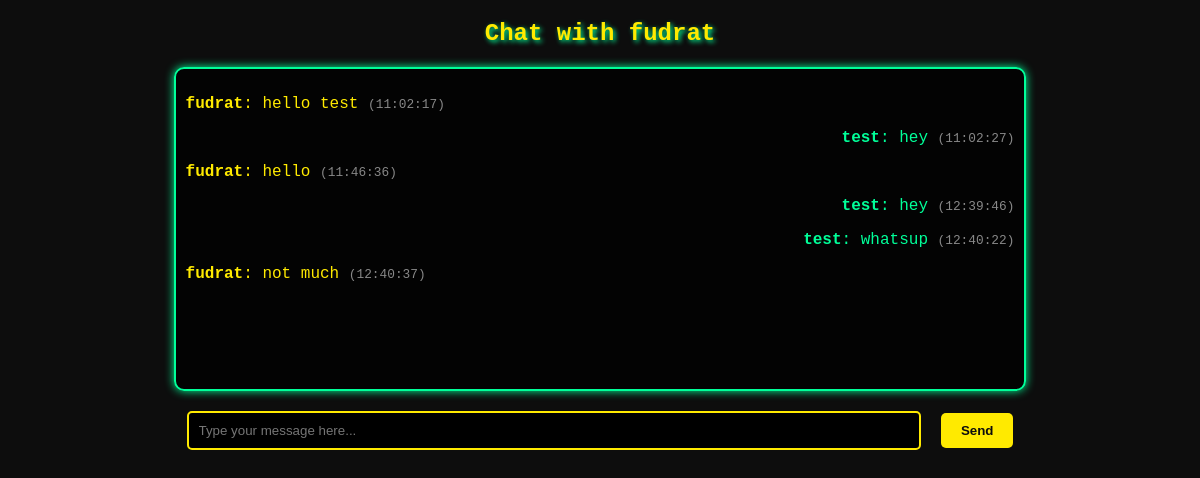
The app's page /private/fudrat/ (signed in) with its own data.
### private_chat/models.py (models this page shows, shortened)
class PrivateMessage(models.Model):
    sender = models.ForeignKey(User, related_name='private_sent_messages', on_delete=models.CASCADE)
    receiver = models.ForeignKey(User, related_name='private_received_messages', on_delete=models.CASCADE)
    text = models.TextField()
    timestamp = models.DateTimeField(auto_now_add=True)

### private_chat/views.py (the view)
# urls.py: path('<str:username>/', private_chat_room, name='private_chat'),
def private_chat_room(request, username):
    other_user = get_object_or_404(User, username=username)
    messages = PrivateMessage.objects.filter(
        sender__in=[request.user, other_user],
        receiver__in=[request.user, other_user]
    ).order_by('timestamp')
    return render(request, 'private_chat.html', {
        'other_user': other_user,
        'messages': messages,
    })

### private_chat/templates/private_chat.html (shortened to what this page needs)
<!DOCTYPE html>
<html>
<head>
</head>
<body onload="document.getElementById('chat-message-input').focus();">
    <h2>Chat with {{ other_user.username }}</h2>
    <div id="chat-log">
        {% for msg in messages %}
            <p class="{% if msg.sender.username == request.user.username %}sent{% else %}received{% endif %}">
                <strong>{{ msg.sender.username }}</strong>: {{ msg.text }}
                <small>({{ msg.timestamp|date:"H:i:s" }})</small>
            </p>
        {% endfor %}
    </div>
    <div id="input-wrapper">
        <input id="chat-message-input" type="text" autocomplete="off" placeholder="Type your message here..." />
        <button id="chat-message-submit" disabled>Send</button>
    </div>
</body>
</html>

### private_chat/templates/private_chat.html (style rules this page uses)
body { background-color: #0d0d0d; color: #00ff99; font-family: 'Courier New', monospace; text-align: center; }
h2 { color: #FFEA00; text-shadow: 2px 2px 5px #00ff99; margin-top: 20px; }
#chat-log { border: 2px solid #00ff99; height: 300px; overflow-y: auto; padding: 10px; margin: 20px auto; background: rgba(0, 0, 0, 0.8); box-shadow: 0px 0px 10px #00ff99; border-radius: 10px; width: 70%; text-align: left; }
.sent { text-align: right; color: #00ff99; }
.received { text-align: left; color: #FFEA00; }
input[type="text"] { width: 60%; padding: 10px; border: 2px solid #FFEA00; background: black; color: #00ff99; border-radius: 5px; outline: none; }
button { padding: 10px 20px; background: #FFEA00; border: none; color: #0d0d0d; font-weight: bold; cursor: pointer; border-radius: 5px; margin-left: 10px; transition: 0.3s; }
small { font-size: 0.8em; color: #888; }
#input-wrapper { display: flex; justify-content: center; align-items: center; margin-bottom: 40px; gap: 10px; }

### records on screen
PrivateMessage: sender.username "fudrat", text "hello test", timestamp "11:02:17"
PrivateMessage: sender.username "test", text "hey", timestamp "11:02:27"
PrivateMessage: sender.username "fudrat", text "hello", timestamp "11:46:36"
PrivateMessage: sender.username "test", text "hey", timestamp "12:39:46"
PrivateMessage: sender.username "test", text "whatsup", timestamp "12:40:22"
PrivateMessage: sender.username "fudrat", text "not much", timestamp "12:40:37"

### other values on screen
{{ other_user.username }} "fudrat"
